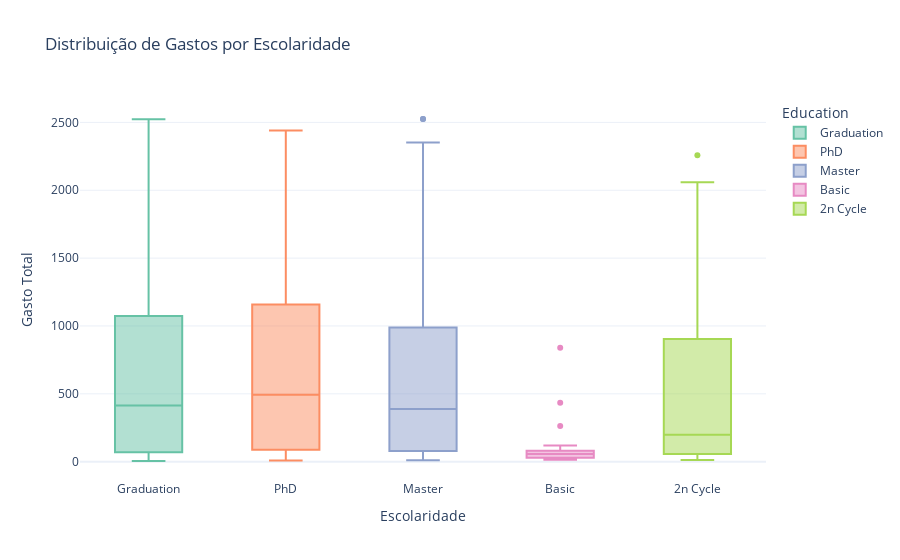

Notebook code for this chart:
### Code cell
data['Gasto_Total'] = data[['MntWines', 'MntFruits', 'MntMeatProducts', 
                            'MntFishProducts', 'MntSweetProducts', 
                            'MntGoldProds']].sum(axis=1)

fig = px.box(
    data, 
    x='Education', 
    y='Gasto_Total', 
    color='Education',  
    title='Distribuição de Gastos por Escolaridade',
    color_discrete_sequence=px.colors.qualitative.Set2  

fig.update_layout(
    xaxis_title='Escolaridade',
    yaxis_title='Gasto Total',
    template='plotly_white'
)

fig.show()

### Figure 1 — Plotly figure (JSON) as saved in the notebook; plotly's stock layout.template omitted (floating-point values rounded to 4 significant figures; data arrays with more than 128 entries replaced by an {"elided": "..."} marker saying what was removed)
{"data": [{"alignmentgroup": "True", "hovertemplate": "Education=%{x}<br>Gasto_Total=%{y}<extra></extra>", "legendgroup": "Graduation", "marker": {"color": "rgb(102,194,165)"}, "name": "Graduation", "notched": false, "offsetgroup": "Graduation", "orientation": "v", "showlegend": true, "type": "box", "x": {"elided": "1127 str values"}, "x0": " ", "xaxis": "x", "y": {"elided": "1127 int values"}, "y0": " ", "yaxis": "y"}, {"alignmentgroup": "True", "hovertemplate": "Education=%{x}<br>Gasto_Total=%{y}<extra></extra>", "legendgroup": "PhD", "marker": {"color": "rgb(252,141,98)"}, "name": "PhD", "notched": false, "offsetgroup": "PhD", "orientation": "v", "showlegend": true, "type": "box", "x": {"elided": "486 str values"}, "x0": " ", "xaxis": "x", "y": {"elided": "486 int values"}, "y0": " ", "yaxis": "y"}, {"alignmentgroup": "True", "hovertemplate": "Education=%{x}<br>Gasto_Total=%{y}<extra></extra>", "legendgroup": "Master", "marker": {"color": "rgb(141,160,203)"}, "name": "Master", "notched": false, "offsetgroup": "Master", "orientation": "v", "showlegend": true, "type": "box", "x": {"elided": "370 str values"}, "x0": " ", "xaxis": "x", "y": {"elided": "370 int values"}, "y0": " ", "yaxis": "y"}, {"alignmentgroup": "True", "hovertemplate": "Education=%{x}<br>Gasto_Total=%{y}<extra></extra>", "legendgroup": "Basic", "marker": {"color": "rgb(231,138,195)"}, "name": "Basic", "notched": false, "offsetgroup": "Basic", "orientation": "v", "showlegend": true, "type": "box", "x": ["Basic", "Basic", "Basic", "Basic", "Basic", "Basic", "Basic", "Basic", "Basic", "Basic", "Basic", "Basic", "Basic", "Basic", "Basic", "Basic", "Basic", "Basic", "Basic", "Basic", "Basic", "Basic", "Basic", "Basic", "Basic", "Basic", "Basic", "Basic", "Basic", "Basic", "Basic", "Basic", "Basic", "Basic", "Basic", "Basic", "Basic", "Basic", "Basic", "Basic", "Basic", "Basic", "Basic", "Basic", "Basic", "Basic", "Basic", "Basic", "Basic", "Basic", "Basic", "Basic", "Basic", "Basic"], "x0": " ", "xaxis": "x", "y": [61, 29, 29, 43, 80, 102, 18, 263, 45, 37, 74, 59, 29, 18, 57, 14, 32, 66, 80, 96, 24, 16, 75, 88, 101, 21, 119, 434, 50, 24, 62, 96, 58, 29, 36, 103, 64, 54, 28, 38, 43, 47, 80, 839, 102, 26, 75, 57, 103, 29, 69, 46, 106, 43], "y0": " ", "yaxis": "y"}, {"alignmentgroup": "True", "hovertemplate": "Education=%{x}<br>Gasto_Total=%{y}<extra></extra>", "legendgroup": "2n Cycle", "marker": {"color": "rgb(166,216,84)"}, "name": "2n Cycle", "notched": false, "offsetgroup": "2n Cycle", "orientation": "v", "showlegend": true, "type": "box", "x": {"elided": "203 str values"}, "x0": " ", "xaxis": "x", "y": {"elided": "203 int values"}, "y0": " ", "yaxis": "y"}], "layout": {"boxmode": "overlay", "legend": {"title": {"text": "Education"}, "tracegroupgap": 0}, "title": {"text": "Distribuição de Gastos por Escolaridade"}, "xaxis": {"anchor": "y", "categoryarray": ["Graduation", "PhD", "Master", "Basic", "2n Cycle"], "categoryorder": "array", "domain": [0, 1], "title": {"text": "Escolaridade"}}, "yaxis": {"anchor": "x", "domain": [0, 1], "title": {"text": "Gasto Total"}}}}
